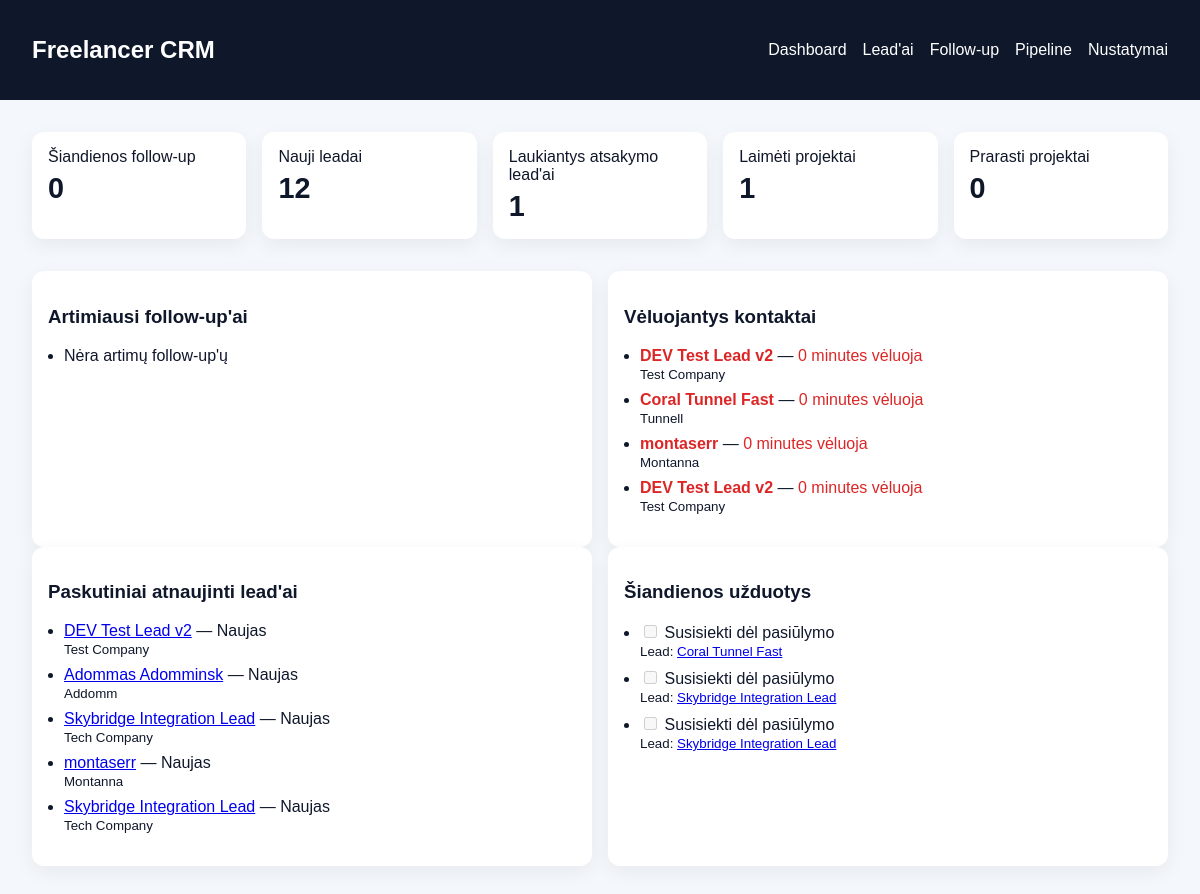
/dashboard/ (signed in), run on the app's committed database.
### crm/models.py (models this page shows, shortened)
class Lead(models.Model):
    STATUS_CHOICES = [
        ('new', 'Naujas'),
        ('contacted', 'Susisiekta'),
        ('proposal', 'Pasiūlymas'),
        ('won', 'Laimėtas'),
        ('lost', 'Prarastas'),
    ]
    name = models.CharField(max_length=100)
    company = models.CharField(max_length=150, blank=True)
    email = models.EmailField(blank=True)
    phone = models.CharField(max_length=30, blank=True)
    source = models.CharField(max_length=50, blank=True)
    status = models.CharField(max_length=20, choices=STATUS_CHOICES, default='new')
    last_contacted = models.DateField(blank=True, null=True)
    next_follow_up = models.DateField(blank=True, null=True)
    budget = models.DecimalField(max_digits=10, decimal_places=2, default=0)
    notes = models.TextField(blank=True)
    owner = models.ForeignKey(User, on_delete=models.CASCADE, related_name='leads')
    created_at = models.DateTimeField(auto_now_add=True)
    updated_at = models.DateTimeField(auto_now=True)

class Task(models.Model):
    lead = models.ForeignKey(Lead, related_name='tasks', on_delete=models.CASCADE)
    title = models.CharField(max_length=150)
    completed = models.BooleanField(default=False)
    created_by = models.ForeignKey(User, on_delete=models.CASCADE, null=True, blank=True)
    created_at = models.DateTimeField(auto_now_add=True)
    class Meta:
        ordering = ['completed', 'created_at']

### crm/views.py (the view)
# urls.py: path('dashboard/', dashboard_view, name='dashboard'),
@login_required(login_url='login')
def dashboard_view(request):
    user_leads = Lead.objects.filter(owner=request.user)
    today = date.today()
    context = {
        'today_followups': user_leads.filter(next_follow_up=today).count(),
        'new_leads': user_leads.filter(status='new').count(),
        'waiting_leads': user_leads.filter(status='contacted').count(),
        'won_projects': user_leads.filter(status='won').count(),
        'lost_projects': user_leads.filter(status='lost').count(),
        'upcoming_followups': user_leads.filter(
            next_follow_up__gte=today
        ).order_by('next_follow_up')[:5],
        'overdue_contacts': user_leads.filter(
            next_follow_up__lt=today
        ).order_by('next_follow_up')[:5],
        'recent_leads': user_leads.order_by('-updated_at')[:5],
        'today_tasks': Task.objects.filter(
            lead__owner=request.user,
            completed=False
        ).order_by('created_at')[:5],
        'today': today,
    }
    return render(request, 'crm/dashboard.html', context)

### crm/templates/crm/dashboard.html (shortened to what this page needs)
<!DOCTYPE html>
<html lang="lt">
<head>
</head>
<body>
    <header class="topbar">
        <div>
            <h2>Freelancer CRM</h2>
        </div>
        <nav class="nav">
            <a href="/dashboard/">Dashboard</a>
            <a href="/leads/">Lead'ai</a>
            <a href="/followups/">Follow-up</a>
            <a href="/pipeline/">Pipeline</a>
            <a href="#">Nustatymai</a>
        </nav>
    </header>
    <main class="container">
        <section class="grid">
            <div class="card">
                <div>Šiandienos follow-up</div>
                <div class="metric">{{ today_followups }}</div>
            </div>
            <div class="card">
                <div>Nauji leadai</div>
                <div class="metric">{{ new_leads }}</div>
            </div>
            <div class="card">
                <div>Laukiantys atsakymo lead'ai</div>
                <div class="metric">{{ waiting_leads }}</div>
            </div>
            <div class="card">
                <div>Laimėti projektai</div>
                <div class="metric">{{ won_projects }}</div>
            </div>
            <div class="card">
                <div>Prarasti projektai</div>
                <div class="metric">{{ lost_projects }}</div>
            </div>
        </section>
        <section class="sections">
            <div class="card">
                <h3>Artimiausi follow-up'ai</h3>
                <ul>
                    {% for lead in upcoming_followups %}
                        <li>
                            <strong>{{ lead.name }}</strong> —
                            {% if lead.next_follow_up == today %}
                                Šiandien
                            {% else %}
                                {{ lead.next_follow_up }}
                            {% endif %}
                            {% if lead.company %}<br><small>{{ lead.company }}</small>{% endif %}
                        </li>
                    {% empty %}
                        <li>Nėra artimų follow-up'ų</li>
                    {% endfor %}
                </ul>
            </div>
            <div class="card">
                <h3>Vėluojantys kontaktai</h3>
                <ul>
                    {% for lead in overdue_contacts %}
                        <li>
                            <strong style="color: #dc2626;">{{ lead.name }}</strong> —
                            <span style="color: #dc2626;">{{ today|timesince:lead.next_follow_up }} vėluoja</span>
                            {% if lead.company %}<br><small>{{ lead.company }}</small>{% endif %}
                        </li>
                    {% empty %}
                        <li>Visi kontaktai tvarkingi</li>
                    {% endfor %}
                </ul>
            </div>
        </section>
        <section class="sections">
            <div class="card">
                <h3>Paskutiniai atnaujinti lead'ai</h3>
                <ul>
                    {% for lead in recent_leads %}
                        <li>
                            <a href="/leads/{{ lead.pk }}/">{{ lead.name }}</a> —
                            <span class="badge {{ lead.status }}">{{ lead.get_status_display }}</span>
                            {% if lead.company %}<br><small>{{ lead.company }}</small>{% endif %}
                        </li>
                    {% empty %}
                        <li>Kol kas nėra leadų</li>
                    {% endfor %}
                </ul>
            </div>
            <div class="card">
                <h3>Šiandienos užduotys</h3>
                <ul>
                    {% for task in today_tasks %}
                        <li>
                            <input type="checkbox" {% if task.completed %}checked{% endif %} disabled>
                            {{ task.title }}
                            <br><small>Lead: <a href="/leads/{{ task.lead.pk }}/">{{ task.lead.name }}</a></small>
                        </li>
                    {% empty %}
                        <li>Nėra šiandienos užduočių</li>
                    {% endfor %}
                </ul>
            </div>
        </section>
    </main>
</body>
</html>

### crm/templates/crm/dashboard.html (style rules this page uses)
body { font-family: Arial, sans-serif; margin: 0; background: #f4f7fb; color: #0f172a; }
.topbar { background: #0f172a; color: white; padding: 1rem 2rem; display: flex; justify-content: space-between; align-items: center; }
.nav { display: flex; gap: 1rem; flex-wrap: wrap; }
.nav a { color: white; text-decoration: none; }
.container { padding: 2rem; }
.grid { display: grid; grid-template-columns: repeat(auto-fit, minmax(180px, 1fr)); gap: 1rem; margin-bottom: 2rem; }
.card { background: white; padding: 1rem; border-radius: 12px; box-shadow: 0 6px 20px rgba(0,0,0,0.06); }
.metric { font-size: 1.8rem; font-weight: bold; margin-top: 0.4rem; }
.sections { display: grid; grid-template-columns: 1fr 1fr; gap: 1rem; }
ul { padding-left: 1rem; }
li { margin-bottom: 0.5rem; }

### data on the page
Lead: name "DEV Test Lead v2", next_follow_up "0 minutes", company "Test Company"
Lead: name "Coral Tunnel Fast", next_follow_up "0 minutes", company "Tunnell"
Lead: name "montaserr", next_follow_up "0 minutes", company "Montanna", status "Naujas"
Lead: name "DEV Test Lead v2", next_follow_up "0 minutes", company "Test Company"
Lead: name "DEV Test Lead v2", status "Naujas", company "Test Company"
Lead: name "Adommas Adomminsk", status "Naujas", company "Addomm"
Lead: name "Skybridge Integration Lead", status "Naujas", company "Tech Company"
Lead: name "Skybridge Integration Lead", status "Naujas", company "Tech Company"
Task: title "Susisiekti dėl pasiūlymo", lead.name "Coral Tunnel Fast"
Task: title "Susisiekti dėl pasiūlymo", lead.name "Skybridge Integration Lead"
Task: title "Susisiekti dėl pasiūlymo", lead.name "Skybridge Integration Lead"

### other printed values
{{ today_followups }} "0"
{{ new_leads }} "12"
{{ waiting_leads }} "1"
{{ won_projects }} "1"
{{ lost_projects }} "0"
